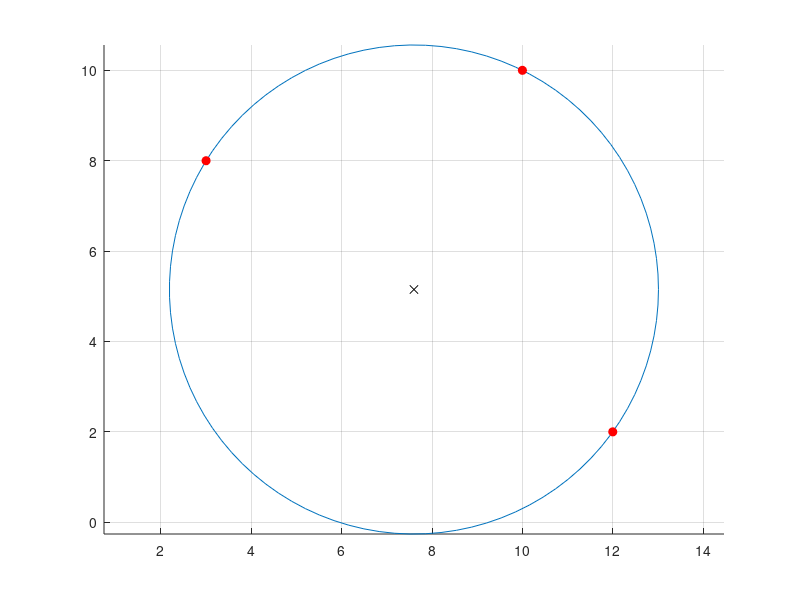

Here is the MATLAB script that generated this plot:
clear; clc; close all;

function [u, iter] = newtonsmet(u0, tol, max_iter)
    u = u0; %startvärde
    for iter = 1:max_iter
        F_varde = F(u);    %sys. värde
        J_varde = J(u);    %jakobi
        delta = -J_varde \ F_varde;
        u = u + delta; % upd av lös
        if norm(delta, inf) < tol %avlsut om konv.
            break;
        end
    end
end


function F_varde = F(u)
    X = u(1);
    Y = u(2);
    R = u(3);
    F_varde = zeros(3,1);
    F_varde(1) = (10 - X)^2 + (10 - Y)^2 - R^2;
    F_varde(2) = (12 - X)^2 + (2 - Y)^2 - R^2;
    F_varde(3) = (3 - X)^2 + (8 - Y)^2 - R^2;
end

function J_varde = J(u)
    X = u(1);
    Y = u(2);
    R = u(3);
    J_varde = zeros(3,3);
    % ekv1
    J_varde(1,1) = 2*(X - 10);
    J_varde(1,2) = 2*(Y - 10);
    J_varde(1,3) = -2*R;
    % ekv2
    J_varde(2,1) = 2*(X - 12);
    J_varde(2,2) = 2*(Y - 2);
    J_varde(2,3) = -2*R;
    % ekv3
    J_varde(3,1) = 2*(X - 3);
    J_varde(3,2) = 2*(Y - 8);
    J_varde(3,3) = -2*R;
end

u0 = [7; 7; 4.24]; % u0 = X0, Y0, R0

tol = 1e-6;
max_iter = 100;

% lös
[u, iter] = newtonsmet(u0, tol, max_iter);
X = u(1);
Y = u(2);
R = u(3);

punkter = [10, 10;
            12, 2;
             3, 8];

%vinkelvektor
fi = linspace(0, 2*pi, 100);
x_cirkel = X + R * cos(fi);
y_cirkel = Y + R * sin(fi);

disp(['medel=(', num2str(X, '%.5f'), ', ', num2str(Y, '%.5f'), ')']);
disp([' R= ', num2str(R, '%.5f')]);

figure;
hold on;
plot(x_cirkel, y_cirkel);
plot(punkter(:,1), punkter(:,2), 'ro', 'MarkerFaceColor', 'r');
plot(X, Y, 'kx');
axis equal;
grid on;
